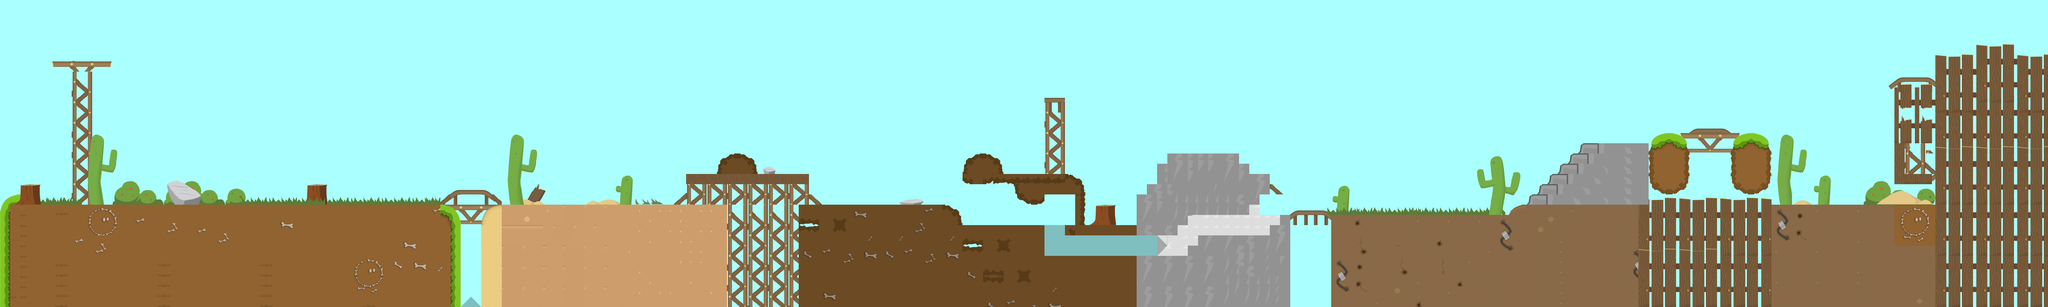

A level layout from a 2D game, rendered from its tile map. Below: a short description, then the map file with tile-grid data replaced by summaries:
An orthogonal 200x30 tile map with 32x32 px tiles, 2 tile layers (Слой тайлов 2, Слой тайлов 1) and 157 objects (62x solid, 32x stopEnemy, 14x healthPoint, 14x armorPoint, 13x easyEnemy, ...).

<map version="1.0" orientation="orthogonal" renderorder="right-down" width="200" height="30" tilewidth="32" tileheight="32" backgroundcolor="#aaffff" nextobjectid="410">
 <tileset firstgid="1" name="9462348" tilewidth="32" tileheight="32" tilecount="1024">
  <image source="images/9462348.png" width="1024" height="1024" />
 </tileset>
 <layer name="Слой тайлов 2" width="200" height="30">
  <data>[6000 cells, 1194 non-empty, 306 distinct tile ids]</data>
 </layer>
 <layer name="Слой тайлов 1" width="200" height="30">
  <data>[6000 cells, 1780 non-empty, 409 distinct tile ids]</data>
 </layer>
 <objectgroup name="Collision">
  <object id="17" name="solid" x="960" y="579.455" width="60" height="52.2122" />
  <object id="20" name="solid" x="160" y="207.091" width="12" height="428.242" />
  <object id="27" name="solid" x="164" y="636" width="2810.67" height="14" />
  <object id="85" name="solid" x="2114.36" y="614.364" width="35.5455" height="20.5455" />
  <object id="86" name="solid" x="2142" y="542.667" width="386" height="68.3333" />
  <object id="87" name="solid" x="2536" y="611.818" width="23.1226" height="23.8693" />
  <object id="92" name="solid" x="2978" y="658" width="22" height="78" />
  <object id="93" name="solid" x="3014.5" y="545" width="376.17" height="31" />
  <object id="94" name="solid" x="3180.5" y="581" width="79.5" height="47.5" />
  <object id="95" name="solid" x="3264" y="593" width="128" height="12" />
  <object id="96" name="solid" x="3359" y="608" width="32" height="96" />
  <object id="97" name="solid" x="3007" y="700" width="255" height="97" />
  <object id="99" name="solid" x="3321" y="701.333" width="233" height="29.1667" />
  <object id="100" name="solid" x="3261" y="796" width="457" height="36" />
  <object id="102" name="solid" x="3014.5" y="489" width="120.164" height="53.0003" />
  <object id="103" name="solid" x="3555.33" y="608.667" width="123.333" height="117.833" />
  <object id="105" name="solid" x="3582" y="574" width="415" height="34.6667" />
  <object id="106" name="solid" x="3614.67" y="508" width="289.333" height="66" />
  <object id="107" name="solid" x="3711.33" y="766.667" width="33.3367" height="34" />
  <object id="108" name="solid" x="3743.33" y="734" width="290" height="31.3333" />
  <object id="110" name="solid" x="3965.5" y="702" width="66.5" height="30" />
  <object id="111" name="solid" x="4000" y="669.333" width="32" height="32" />
  <object id="112" name="solid" x="3679.33" y="610" width="224" height="58" />
  <object id="113" name="solid" x="3905.33" y="610" width="29.6667" height="27.5" />
  <object id="114" name="solid" x="3680" y="674.667" width="31.5" height="24.3333" />
  <object id="115" name="solid" x="4033.21" y="664.695" width="122.667" height="26.0192" rotation="-0.665959" />
  <object id="116" name="solid" x="4157" y="667" width="580" height="15" />
  <object id="119" name="solid" x="3906.5" y="541.5" width="60" height="31.5" />
  <object id="120" name="solid" x="3648" y="478" width="223.5" height="28" />
  <object id="123" name="solid" x="4725" y="640.5" width="54" height="25.5" />
  <object id="124" name="solid" x="4779" y="606.5" width="24" height="31.5" />
  <object id="125" name="solid" x="4809" y="576" width="28" height="29" />
  <object id="127" name="solid" x="4840" y="543" width="26" height="33" />
  <object id="130" name="solid" x="4865" y="512.5" width="31" height="34.5" />
  <object id="131" name="solid" x="4897" y="477.5" width="33" height="34.5" />
  <object id="132" name="solid" x="4931.67" y="447.5" width="221.333" height="32.5" />
  <object id="134" name="solid" x="5159" y="426.667" width="89.1667" height="22.6667" />
  <object id="136" name="solid" x="5249.33" y="417" width="188" height="13.6667" />
  <object id="137" name="solid" x="5444" y="427" width="59" height="19.6667" />
  <object id="139" name="solid" x="5508" y="440" width="22.6667" height="205.333" />
  <object id="140" name="solid" x="5536" y="637.333" width="512" height="12" />
  <object id="142" name="solid" x="6043" y="207.333" width="15" height="430.042" />
  <object id="147" name="easyEnemy" x="428.915" y="597.75" width="36.0017" height="33.1667" />
  <object id="155" name="solid" x="168" y="195" width="5904" height="12" />
  <object id="163" name="easyEnemy" x="4161.58" y="624.083" width="41.3367" height="38.334" />
  <object id="166" name="solid" x="2812.44" y="628.213" width="77.4463" height="7.28719" rotation="-360.452" />
  <object id="174" name="easyEnemy" x="4319.08" y="623" width="41.3367" height="38.334" />
  <object id="175" name="easyEnemy" x="5771.67" y="594.167" width="41.3367" height="38.334" />
  <object id="176" name="flag" x="3417.53" y="430.288" width="69.4697" height="163.712" />
  <object id="188" name="stopEnemy" x="4941" y="255.333" width="8" height="293.667" />
  <object id="191" name="stopEnemy" x="5470" y="262.667" width="54" height="167.5" />
  <object id="192" name="easyEnemy" x="5319.83" y="370.083" width="41.3367" height="38.334" />
  <object id="193" name="stopEnemy" x="5174.5" y="259.333" width="6.1667" height="186.667" />
  <object id="195" name="stopEnemy" x="4045.5" y="583.5" width="5.5" height="74.5" />
  <object id="196" name="stopEnemy" x="3702" y="672.667" width="8" height="119.833" />
  <object id="197" name="stopEnemy" x="3266" y="714.5" width="14.9967" height="79" />
  <object id="198" name="stopEnemy" x="2959.33" y="534" width="26.33" height="102" />
  <object id="200" name="stopEnemy" x="2133.33" y="400" width="7.33667" height="234" />
  <object id="201" name="stopEnemy" x="321.667" y="442.167" width="10.5" height="192.5" />
  <object id="204" name="stopEnemy" x="3541" y="616.5" width="8" height="79" />
  <object id="205" name="stopEnemy" x="3395" y="617.5" width="8" height="79" />
  <object id="206" name="stopEnemy" x="5595.5" y="488.5" width="10" height="149.833" />
  <object id="207" name="stopEnemy" x="6042" y="207.333" width="11.9967" height="426.834" />
  <object id="208" name="solid" x="529.494" y="568.497" width="25.5219" height="65.9681" rotation="0.837647" />
  <object id="210" name="solid" x="556.447" y="573.096" width="25.5219" height="61.5241" rotation="0.837647" />
  <object id="211" name="solid" x="583.557" y="584.422" width="16.8103" height="50.3786" rotation="0.837647" />
  <object id="212" name="solid" x="601.173" y="598.404" width="22.1021" height="36.5768" rotation="0.837647" />
  <object id="213" name="easyEnemy" x="911.726" y="597.75" width="36.0017" height="33.1667" />
  <object id="214" name="easyEnemy" x="1163" y="598.417" width="36.0017" height="33.1667" />
  <object id="215" name="easyEnemy" x="1322.33" y="598.417" width="36.0017" height="33.1667" />
  <object id="216" name="easyEnemy" x="1532.67" y="598.083" width="36.0017" height="33.1667" />
  <object id="217" name="easyEnemy" x="1464.04" y="598.292" width="36.0017" height="33.1667" />
  <object id="218" name="easyEnemy" x="1612.66" y="598.417" width="36.0017" height="33.1667" />
  <object id="220" name="easyEnemy" x="5379.66" y="369.584" width="41.3367" height="38.334" />
  <object id="221" name="finish" x="5912.67" y="532" width="60.5" height="80.667" />
  <object id="227" name="mediumEnemy" x="983.499" y="536.166" width="36.0017" height="33.1667" />
  <object id="228" name="mediumEnemy" x="2287.95" y="443.083" width="36.0017" height="33.1667" />
  <object id="229" name="mediumEnemy" x="3011.33" y="441.75" width="36.0017" height="33.1667" />
  <object id="230" name="mediumEnemy" x="3318.33" y="656.084" width="36.0017" height="33.1667" />
  <object id="231" name="mediumEnemy" x="3661.19" y="751.932" width="36.0017" height="33.1667" />
  </objectgroup>
</map>
<!-- 77 of 157 objects omitted -->
